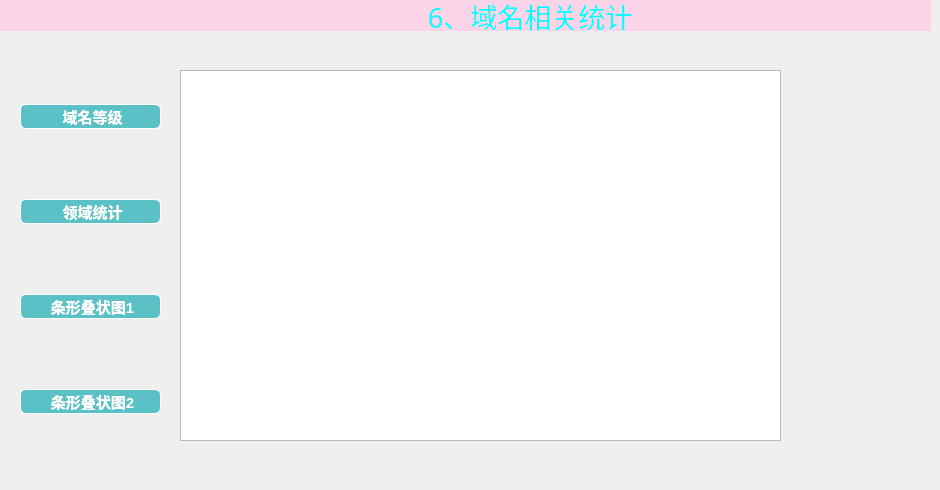
    <widget class="QWidget" name="page_7">
     <property name="styleSheet">
      <string notr="true"/>
     </property>
     <widget class="QLabel" name="label_7">
      <property name="geometry">
       <rect>
        <x>0</x>
        <y>0</y>
        <width>931</width>
        <height>31</height>
       </rect>
      </property>
      <property name="font">
       <font>
        <family>Microsoft New Tai Lue</family>
        <pointsize>20</pointsize>
        <italic>false</italic>
        <bold>false</bold>
       </font>
      </property>
      <property name="styleSheet">
       <string notr="true">color: qlineargradient(spread:pad, x1:0, y1:0, x2:1, y2:0, stop:0 rgba(0, 0, 0, 255), stop:1 rgba(255, 255, 255, 255));
color: rgba(0, 255, 255, 250);
background-color: rgb(251, 212, 231);
font: 20pt &quot;Microsoft New Tai Lue&quot;;</string>
      </property>
      <property name="text">
       <string>                                                             6、域名相关统计</string>
      </property>
     </widget>
     <widget class="QWidget" name="show_table" native="true">
      <property name="geometry">
       <rect>
        <x>180</x>
        <y>70</y>
        <width>631</width>
        <height>401</height>
       </rect>
      </property>
      <widget class="QListWidget" name="listWidget">
       <property name="geometry">
        <rect>
         <x>0</x>
         <y>0</y>
         <width>601</width>
         <height>371</height>
        </rect>
       </property>
      </widget>
     </widget>
     <widget class="QWidget" name="layoutWidget">
      <property name="geometry">
       <rect>
        <x>20</x>
        <y>40</y>
        <width>141</width>
        <height>441</height>
       </rect>
      </property>
      <layout class="QVBoxLayout" name="verticalLayout_2">
       <item>
        <widget class="QPushButton" name="s_level_1">
         <property name="styleSheet">
          <string notr="true">QPushButton {
	border: 0.5px solid white;
	border-radius: 6px;
	background-color: rgb(90, 194, 198);
	min-width: 80px;
	font-family: &quot;Times New Roman&quot;;
	font-size: 11pt;
	font-weight: bold;
	color: white;
}

QPushButton:hover {
	border: 0.5px solid white;
	border-radius: 6px;
	background-color: #1fab89;
	min-width: 80px;
	font-family: &quot;Times New Roman&quot;;
	font-size: 10pt;
	font-weight: bold;
	color: white;
}</string>
         </property>
         <property name="text">
          <string> 域名等级</string>
         </property>
        </widget>
       </item>
       <item>
        <widget class="QPushButton" name="s_level_2">
         <property name="styleSheet">
          <string notr="true">QPushButton {
	border: 0.5px solid white;
	border-radius: 6px;
	background-color: rgb(90, 194, 198);
	min-width: 80px;
	font-family: &quot;Times New Roman&quot;;
	font-size: 11pt;
	font-weight: bold;
	color: white;
}

QPushButton:hover {
	border: 0.5px solid white;
	border-radius: 6px;
	background-color: #1fab89;
	min-width: 80px;
	font-family: &quot;Times New Roman&quot;;
	font-size: 10pt;
	font-weight: bold;
	color: white;
}</string>
         </property>
         <property name="text">
          <string> 领域统计</string>
         </property>
        </widget>
       </item>
       <item>
        <widget class="QPushButton" name="s_level_3">
         <property name="styleSheet">
          <string notr="true">QPushButton {
	border: 0.5px solid white;
	border-radius: 6px;
	background-color: rgb(90, 194, 198);
	min-width: 80px;
	font-family: &quot;Times New Roman&quot;;
	font-size: 11pt;
	font-weight: bold;
	color: white;
}

QPushButton:hover {
	border: 0.5px solid white;
	border-radius: 6px;
	background-color: #1fab89;
	min-width: 80px;
	font-family: &quot;Times New Roman&quot;;
	font-size: 10pt;
	font-weight: bold;
	color: white;
}</string>
         </property>
         <property name="text">
          <string> 条形叠状图1</string>
         </property>
        </widget>
       </item>
       <item>
        <widget class="QPushButton" name="s_level_4">
         <property name="styleSheet">
          <string notr="true">QPushButton {
	border: 0.5px solid white;
	border-radius: 6px;
	background-color: rgb(90, 194, 198);
	min-width: 80px;
	font-family: &quot;Times New Roman&quot;;
	font-size: 11pt;
	font-weight: bold;
	color: white;
}

QPushButton:hover {
	border: 0.5px solid white;
	border-radius: 6px;
	background-color: #1fab89;
	min-width: 80px;
	font-family: &quot;Times New Roman&quot;;
	font-size: 10pt;
	font-weight: bold;
	color: white;
}</string>
         </property>
         <property name="text">
          <string> 条形叠状图2</string>
         </property>
        </widget>
       </item>
      </layout>
     </widget>
    </widget>
